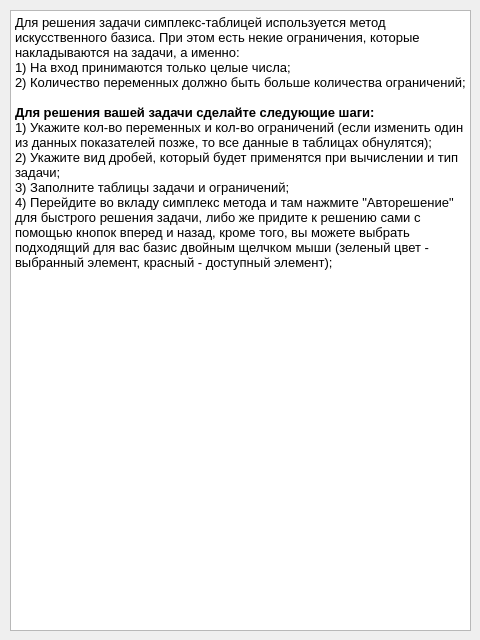
<?xml version="1.0" encoding="UTF-8"?>
<ui version="4.0">
 <class>referenceSimplex</class>
 <widget class="QDialog" name="referenceSimplex">
  <property name="geometry">
   <rect>
    <x>0</x>
    <y>0</y>
    <width>480</width>
    <height>640</height>
   </rect>
  </property>
  <property name="windowTitle">
   <string>Симплекс-метод</string>
  </property>
  <widget class="QTextBrowser" name="textBrowser">
   <property name="geometry">
    <rect>
     <x>10</x>
     <y>10</y>
     <width>461</width>
     <height>621</height>
    </rect>
   </property>
   <property name="html">
    <string>&lt;!DOCTYPE HTML PUBLIC &quot;-//W3C//DTD HTML 4.0//EN&quot; &quot;http://www.w3.org/TR/REC-html40/strict.dtd&quot;&gt;
&lt;html&gt;&lt;head&gt;&lt;meta name=&quot;qrichtext&quot; content=&quot;1&quot; /&gt;&lt;style type=&quot;text/css&quot;&gt;
p, li { white-space: pre-wrap; }
&lt;/style&gt;&lt;/head&gt;&lt;body style=&quot; font-family:'MS Shell Dlg 2'; font-size:8.25pt; font-weight:400; font-style:normal;&quot;&gt;
&lt;p style=&quot; margin-top:0px; margin-bottom:0px; margin-left:0px; margin-right:0px; -qt-block-indent:0; text-indent:0px;&quot;&gt;&lt;span style=&quot; font-size:10pt;&quot;&gt;Для решения задачи симплекс-таблицей используется метод искусственного базиса. При этом есть некие ограничения, которые накладываются на задачи, а именно:&lt;br /&gt;1) На вход принимаются только целые числа;&lt;br /&gt;2) Количество переменных должно быть больше количества ограничений;&lt;/span&gt;&lt;/p&gt;
&lt;p style=&quot;-qt-paragraph-type:empty; margin-top:0px; margin-bottom:0px; margin-left:0px; margin-right:0px; -qt-block-indent:0; text-indent:0px; font-size:10pt;&quot;&gt;&lt;br /&gt;&lt;/p&gt;
&lt;p style=&quot; margin-top:0px; margin-bottom:0px; margin-left:0px; margin-right:0px; -qt-block-indent:0; text-indent:0px;&quot;&gt;&lt;span style=&quot; font-size:10pt; font-weight:600;&quot;&gt;Для решения вашей задачи сделайте следующие шаги:&lt;/span&gt;&lt;/p&gt;
&lt;p style=&quot; margin-top:0px; margin-bottom:0px; margin-left:0px; margin-right:0px; -qt-block-indent:0; text-indent:0px;&quot;&gt;&lt;span style=&quot; font-size:10pt;&quot;&gt;1) Укажите кол-во переменных и кол-во ограничений (если изменить один из данных показателей позже, то все данные в таблицах обнулятся);&lt;/span&gt;&lt;/p&gt;
&lt;p style=&quot; margin-top:0px; margin-bottom:0px; margin-left:0px; margin-right:0px; -qt-block-indent:0; text-indent:0px;&quot;&gt;&lt;span style=&quot; font-size:10pt;&quot;&gt;2) Укажите вид дробей, который будет применятся при вычислении и тип задачи;&lt;/span&gt;&lt;/p&gt;
&lt;p style=&quot; margin-top:0px; margin-bottom:0px; margin-left:0px; margin-right:0px; -qt-block-indent:0; text-indent:0px;&quot;&gt;&lt;span style=&quot; font-size:10pt;&quot;&gt;3) Заполните таблицы задачи и ограничений;&lt;/span&gt;&lt;/p&gt;
&lt;p style=&quot; margin-top:0px; margin-bottom:0px; margin-left:0px; margin-right:0px; -qt-block-indent:0; text-indent:0px;&quot;&gt;&lt;span style=&quot; font-size:10pt;&quot;&gt;4) Перейдите во вкладу симплекс метода и там нажмите &amp;quot;Авторешение&amp;quot; для быстрого решения задачи, либо же придите к решению сами с помощью кнопок вперед и назад, кроме того, вы можете выбрать подходящий для вас базис двойным щелчком мыши (зеленый цвет - выбранный элемент, красный - доступный элемент);&lt;/span&gt;&lt;/p&gt;&lt;/body&gt;&lt;/html&gt;</string>
   </property>
  </widget>
 </widget>
 <resources/>
 <connections/>
</ui>
